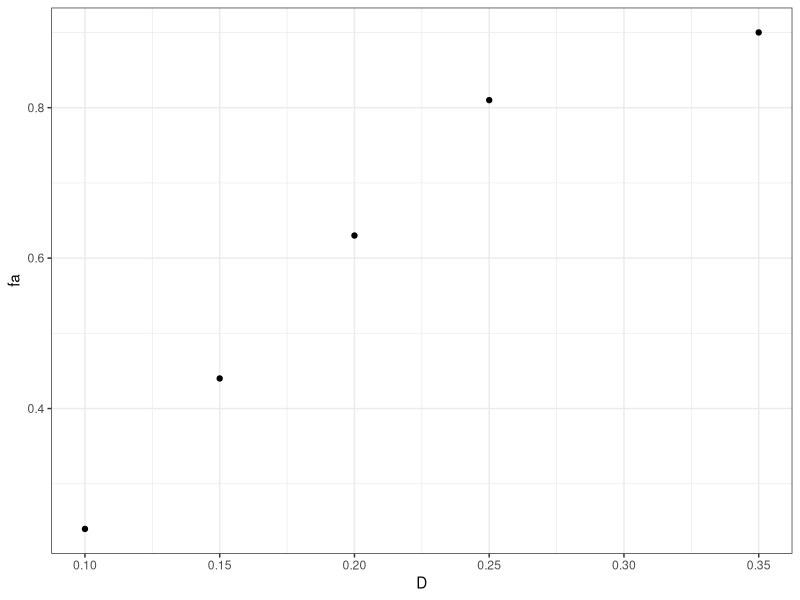
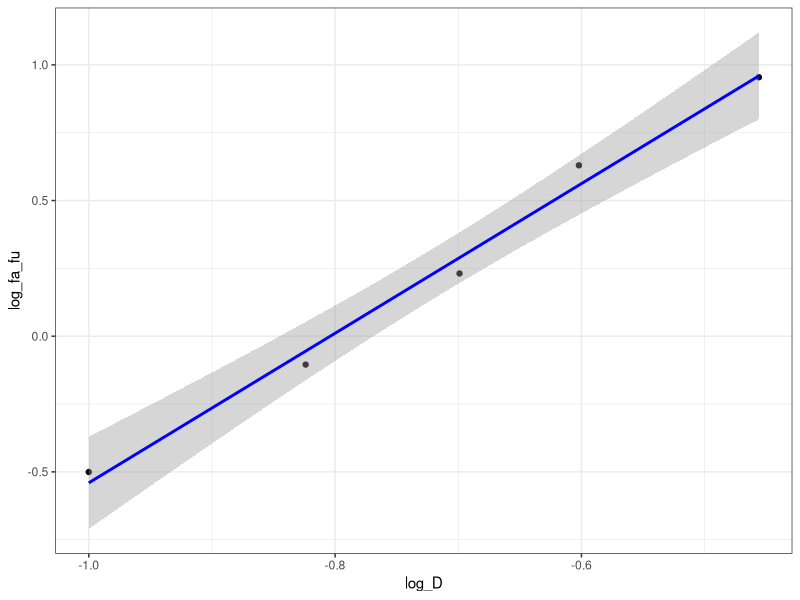

Here is the R script that generated these plots, in order: (Note: this script raises an error after producing the figures.)
#
# R package for Median Effect principle calculations and plots
#
# Classes:
#
# - single drug series
# - vector of doses (D)
# - vector of fraction affected (fa)
# - drug name  (name)
# - drug units (units)
# - CONSIDER: Dm, m, R^2, R, log10(D), log10(fa / (1-fa))
#
#
# - combination drug series, constant ratio
# - subclass from single drug series?
# - vector of sum of drug 1 and drug 2 doses (D)
# - vector of fraction affected (fa)
# - ratio: drug 1 / drug 2 (ratio)
# - drug 1 name  (name1)
# - drug 1 units (units1)
# - drug 2 name  (name2)
# - drug 2 units (units2)
#
# - combination drug series, non-constant ratio
# - subclass from combination drug series? adds vector of drug 2 doses and removes ratio
# - vector of drug 1 doses (D1)
# - vector of drug 2 doses (D2)
# - vector of fraction affected (fa)
# - drug 1 name  (name1)
# - drug 1 units (units1)
# - drug 2 name  (name2)
# - drug 2 units (units2)
#
#
# Methods:
#
# - print() / export()
# - calculate fa from D
# - calculate D from fa
# - sigmoidal: plot fa versus D
# - linear:    plot log10(fa / (1-fa)) versus log10(D)
#
# - fa-CI plot from drug 1, drug 2, constant / non-constant ratio combo
# - isobologram?
# - print() / export() combo analysis
#


library(tidyverse)
library(broom)

calc_fa <- function(D, m, Dm) {
  1 / (1 + ((Dm / D)^m))
}

calc_d <- function(fa, m, Dm) {
  Dm*(fa / (1 - fa))^(1/m)
}

df <- tribble(
  ~D, ~fa,
  0.1, 0.24,
  0.15, 0.44,
  0.2, 0.63,
  0.25, 0.81,
  0.35, 0.9
)


df <- tribble(
  ~D, ~fa,
  0.002, 0.429,
  0.004, 0.708,
  0.005, 0.761,
  0.01, 0.882,
  0.02, 0.932
)

df <- tribble(
  ~D, ~fa,
  0.05, 0.055,
  0.1, 0.233,
  0.2, 0.301,
  0.5, 0.559,
  1, 0.821,
  2, 0.953
)




# Single drug object constructor
new_single_drug <- function(D = double(), fa = double(), name = NA_character_, units = NA_character_) {
  stopifnot(is.double(D), is.double(fa))
  structure(list(D = D, fa = fa, name = name, units = units), class = 'single_drug')
}

# Single drug object validator
validate_single_drug <- function(x) {
  D <- x$D
  fa <- x$fa
  
  if (!all(!is.na(D) & D > 0.0)) {
    stop(
      "All doses `D` must be non-missing and greater than zero",
      call. = FALSE
    )
  }
  
  if (!all(!is.na(fa) & fa > 0.0 & fa < 1.0)) {
    stop(
      "All fraction affected `fa` must be non-missing, greater than zero, and less than one",
      call. = FALSE
    )
  }
  
  if (length(D) != length(fa)) {
    stop(
      "The number of doses must equal the number of fraction affected",
      call. = FALSE
    )
  }
  
  if (length(D) == 0) {
    stop(
      "There must be at least one dose / fraction affected point",
      call. = FALSE
    )
  }
  
  x # return the input
}


# Single drug object helper
single_drug <- function(D = double(), fa = double(), name = NA_character_, units = NA_character_) {
  D <- as.double(D)
  fa = as.double(fa)
  name = as.character(name)
  units = as.character(units)
  validate_single_drug(new_single_drug(D, fa, name, units))
}

df <- tribble(
  ~D, ~fa,
  0.1, 0.24,
  0.15, 0.44,
  0.2, 0.63,
  0.25, 0.81,
  0.35, 0.9
)


# Add print for single_drug display
print.single_drug <- function(x, ..., stats = TRUE) {
  
  D <- x$D
  fa <- x$fa
  name <- x$name
  units <- x$units
  
  log_D <- log10(D)
  log_fa_fu <- log10(fa / (1-fa))
  
  df <- data.frame(list(D = D, fa = fa, log_D = log_D, log_fa_fu = log_fa_fu))
  
  if (!is.na(x$name)) { cat("Drug: ", name, "\n", sep = '') }
  if (!is.na(x$units)) { cat("Units: ", units, "\n", sep = '')}
  
  print(knitr::kable(df))
  
  if (stats) {
    fit <- lm(log_fa_fu ~ log_D, df)
    b <- fit$coefficients[1]
    m <- fit$coefficients[2]
    Dm <- 10^(-b/m)    
    R2 <- summary(fit)$r.squared
    R <- sqrt(R2)
    cat('\nDm: ', Dm, '\nm: ', m, '\nR2: ', R2, '\nR: ', R, sep = '')
  }
  
}


d <- single_drug(D =df$D, fa = df$fa, name = 'Pyrethrin', units = 'mg')
# class(d)
# inherits(d, "single_drug")
d


df %>% ggplot(aes(D, fa)) + geom_point() + theme_bw()

df <- df %>%
  mutate(
    log_D = log10(D),
    log_fa_fu = log10(fa / (1-fa))
  )

df %>% ggplot(aes(log_D, log_fa_fu)) + geom_point() + stat_smooth(method = "lm", col = "blue") + theme_bw()

fa <- seq(from = 0.01, to = 0.99, by = 0.01)
df2 <- as.data.frame(list(D = calc_d(fa, m, Dm), fa = fa))
df2 %>% ggplot(aes(D, fa)) + geom_line() + theme_bw() + coord_cartesian(ylim = c(0,1))

# df2 %>% mutate(log_D = log10(D), log_fa_fu = log10(fa / (1-fa))) %>% ggplot(aes(log_D, log_fa_fu)) + geom_line()
